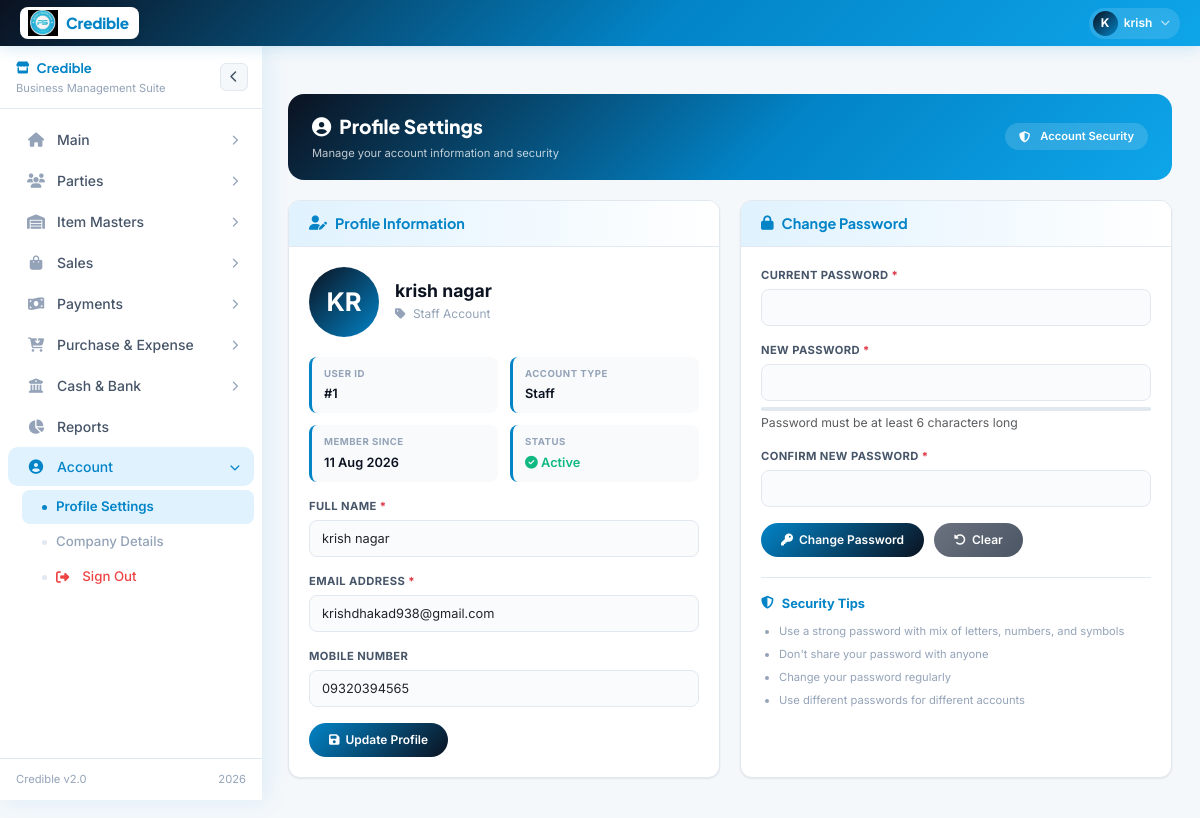
The app's page /profile.php (signed in) with its own data.
### tables this page shows
CREATE TABLE `create_users` (
  `id` int(11) NOT NULL AUTO_INCREMENT,
  `name` varchar(255) NOT NULL,
  `number` varchar(20) NOT NULL,
  `email` varchar(255) NOT NULL,
  `password` varchar(255) NOT NULL,
  `status` tinyint(1) NOT NULL DEFAULT 1,
  `role` enum('staff','manager') NOT NULL DEFAULT 'staff',
  `employee_id` varchar(50) DEFAULT NULL,
  `designation` varchar(100) DEFAULT NULL,
  `department` varchar(100) DEFAULT NULL,
  `joining_date` date DEFAULT NULL,
  `created_by` int(11) NOT NULL,
  `updated_by` int(11) DEFAULT NULL,
  `created_at` timestamp NOT NULL DEFAULT current_timestamp(),
  `updated_at` timestamp NOT NULL DEFAULT current_timestamp() ON UPDATE current_timestamp(),
  PRIMARY KEY (`id`),
  UNIQUE KEY `email` (`email`),
  KEY `created_by` (`created_by`),
  KEY `status` (`status`),
  KEY `role` (`role`),
  KEY `employee_id` (`employee_id`)
);

### profile.php (the view, shortened to what this page needs)
<?php
require_once 'config.php';
include('layout.php');
$user_id = $_SESSION['user_id'];
$user_type = $_SESSION['user_type'] ?? 'admin';
$stmt = $conn->prepare("SELECT id, full_name, email, mobile, created_at FROM users WHERE id = ?");
$stmt->bind_param("i", $user_id);
$stmt->execute();
$user = $stmt->get_result()->fetch_assoc();
if (!$user) {
    $stmt = $conn->prepare("SELECT id, name as full_name, email, number as mobile, created_at FROM create_users WHERE id = ?");
    $stmt->bind_param("i", $user_id);
    $stmt->execute();
    $user = $stmt->get_result()->fetch_assoc();
}
?>
<!DOCTYPE html>
<html lang="en">
<head>
    <link href="https://cdn.jsdelivr.net/npm/bootstrap@5.3.0/dist/css/bootstrap.min.css" rel="stylesheet">
    <link href="https://cdnjs.cloudflare.com/ajax/libs/font-awesome/6.4.0/css/all.min.css" rel="stylesheet">
</head>
<body>
<div class="page-wrap">
    <div class="hero-banner">
        <div>
            <div class="hero-title">
                <i class="fas fa-user-circle"></i>
                Profile Settings
            </div>
            <div class="hero-sub">Manage your account information and security</div>
        </div>
        <div class="hero-badge">
            <i class="fas fa-shield-alt me-1"></i>
            Account Security
        </div>
    </div>
    <div class="profile-container">
        <div class="card-premium">
            <div class="card-header-premium">
                <h4><i class="fas fa-user-edit"></i> Profile Information</h4>
            </div>
            <div class="card-body-premium">
                <div style="display: flex; align-items: center; margin-bottom: 20px;">
                    <div class="profile-avatar">
                        <?php
                        $display_name = $user['full_name'] ?? 'U';
                        echo strtoupper(substr($display_name, 0, 2));
                        ?>
                    </div>
                    <div class="profile-info">
                        <h3><?php echo htmlspecialchars($user['full_name'] ?? 'Unknown'); ?></h3>
                        <p><i class="fas fa-tag me-1"></i> <?php echo ucfirst($user_type); ?> Account</p>
                    </div>
                </div>
                <div class="info-grid">
                    <div class="info-item">
                        <div class="info-label">User ID</div>
                        <div class="info-value">#<?php echo $user['id'] ?? 'N/A'; ?></div>
                    </div>
                    <div class="info-item">
                        <div class="info-label">Account Type</div>
                        <div class="info-value"><?php echo ucfirst($user_type); ?></div>
                    </div>
                    <div class="info-item">
                        <div class="info-label">Member Since</div>
                        <div class="info-value">
                            <?php
                            if (!empty($user['created_at']) && $user['created_at'] != '0000-00-00 00:00:00') {
                                echo date('d M Y', strtotime($user['created_at']));
                            } else {
                                echo date('d M Y');
                            }
                            ?>
                        </div>
                    </div>
                    <div class="info-item">
                        <div class="info-label">Status</div>
                        <div class="info-value"><span style="color: var(--success);"><i class="fas fa-check-circle"></i> Active</span></div>
                    </div>
                </div>
                <form method="post" action="profile.php">
                    <div class="form-group">
                        <label class="form-label">Full Name <span class="text-danger">*</span></label>
                        <input type="text" class="form-control" name="full_name" value="<?php echo htmlspecialchars($user['full_name'] ?? ''); ?>" required>
                    </div>
                    <div class="form-group">
                        <label class="form-label">Email Address <span class="text-danger">*</span></label>
                        <input type="email" class="form-control" name="email" value="<?php echo htmlspecialchars($user['email'] ?? ''); ?>" required>
                    </div>
                    <div class="form-group">
                        <label class="form-label">Mobile Number</label>
                        <input type="tel" class="form-control" name="mobile" value="<?php echo htmlspecialchars($user['mobile'] ?? ''); ?>" placeholder="Enter mobile number">
                    </div>
                    <button type="submit" name="update_profile" class="btn-primary-premium">
                        <i class="fas fa-save"></i> Update Profile
                    </button>
                </form>
            </div>
        </div>
        <div class="card-premium">
            <div class="card-header-premium">
                <h4><i class="fas fa-lock"></i> Change Password</h4>
            </div>
            <div class="card-body-premium">
                <form method="post" action="profile.php" id="passwordForm">
                    <div class="form-group">
                        <label class="form-label">Current Password <span class="text-danger">*</span></label>
                        <input type="password" class="form-control" name="current_password" required>
                    </div>
                    <div class="form-group">
                        <label class="form-label">New Password <span class="text-danger">*</span></label>
                        <input type="password" class="form-control" id="new_password" name="new_password" required>
                        <div class="password-strength">
                        </div>
                        <small class="text-muted">Password must be at least 6 characters long</small>
                    </div>
                    <div class="form-group">
                        <label class="form-label">Confirm New Password <span class="text-danger">*</span></label>
                        <input type="password" class="form-control" id="confirm_password" name="confirm_password" required>
                    </div>
                    <div class="btn-group">
                        <button type="submit" name="change_password" class="btn-primary-premium">
                            <i class="fas fa-key"></i> Change Password
                        </button>
                        <button type="button" class="btn-secondary-premium" onclick="clearPasswordForm()">
                            <i class="fas fa-undo-alt"></i> Clear
                        </button>
                    </div>
                </form>
                <div class="security-tips">
                    <div class="section-title" style="margin-bottom: 10px;">
                        <i class="fas fa-shield-alt"></i> Security Tips
                    </div>
                    <ul>
                        <li>Use a strong password with mix of letters, numbers, and symbols</li>
                        <li>Don't share your password with anyone</li>
                        <li>Change your password regularly</li>
                        <li>Use different passwords for different accounts</li>
                    </ul>
                </div>
            </div>
        </div>
    </div>
</div>
</body>
</html>

### layout.php (style rules this page uses)
:root { --brand: #0284c7; --brand-dark: #0b1220; --brand-mid: #0ea5e9; --brand-light: #e0f2fe; --brand-xlight: #f0f9ff; --gold: #0369a1; --white: #ffffff; --bg: #f4f8fb; --card: #ffffff; --border: #e2e8f0; --text: #0b1220; --text-mid: #475569; --text-muted: #94a3b8; --success: #16a34a; --danger: #dc2626; --nav-h: 46px; --sb-w: 262px; --sb-w-collapsed: 64px; --radius: 10px; --shadow-nav: 0 2px 16px rgba(2,132,199,.18); --shadow-sb: 4px 0 24px rgba(2,132,199,.10); --transition: 0.28s cubic-bezier(.4,0,.2,1); }
*, *::before, *::after { box-sizing: border-box; margin: 0; padding: 0; }
html { scroll-behavior: smooth; }
body { font-family: 'Inter', sans-serif; background: var(--bg); color: var(--text); overflow-x: hidden; }
.page-wrap, .gb-page-wrap { margin-top: var(--nav-h); margin-left: var(--sb-w); padding: 28px 24px 60px; min-height: calc(100vh - var(--nav-h)); transition: margin-left var(--transition); }

### records on screen
create_users: name "KR", name "krish nagar", id "1", created_at "11 Aug 2026", full_name "krish nagar", email "krishdhakad938@gmail.com", mobile "09320394565"

### other values on screen
substr($uname, 0, 1) "K"
explode(' ', $uname)[0] "krish"
$user_type "Staff"
